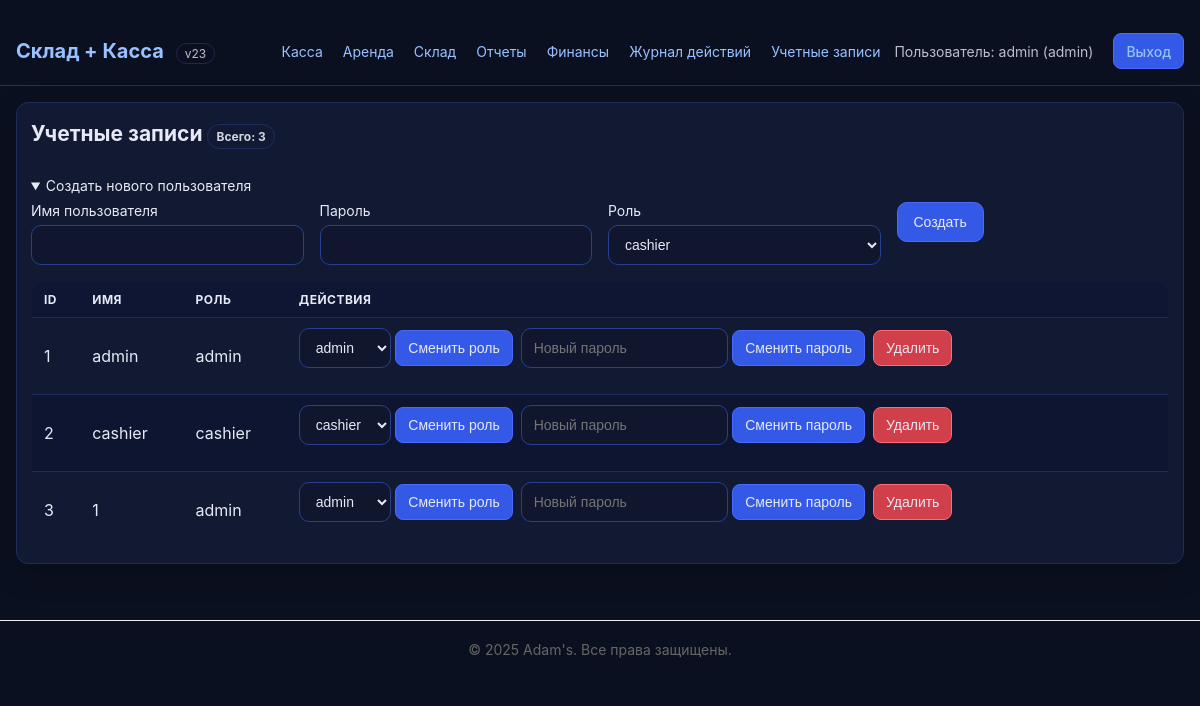
The app's page /admin/users (signed in) with its own data.
### app.py (models this page shows, shortened)
class User(db.Model, UserMixin):
    id = db.Column(db.Integer, primary_key=True)
    username = db.Column(db.String(80), unique=True, nullable=False)
    password_hash = db.Column(db.String(256), nullable=False)
    role = db.Column(db.String(20), nullable=False, default='cashier')

### app.py (the view, shortened to what this page needs)
@app.route('/admin/users', methods=['GET', 'POST'])
@login_required
@roles_required('admin')
def admin_users():
    users = User.query.order_by(User.id.asc()).all()
    return render_template('admin_users.html', users=users)

### app.py (called while the page is built, shortened)
@app.after_request
def _set_secure_headers(resp):
    resp.headers.setdefault("X-Content-Type-Options", "nosniff")
    resp.headers.setdefault("X-Frame-Options", "DENY")
    resp.headers.setdefault("X-XSS-Protection", "1; mode=block")
    resp.headers.setdefault("Content-Security-Policy", "default-src 'self'; style-src 'self' 'unsafe-inline'; img-src 'self' data:;")
    resp.headers.setdefault("Referrer-Policy", "strict-origin-when-cross-origin")
    resp.headers.setdefault("Strict-Transport-Security", "max-age=31536000; includeSubDomains")
    return resp

@app.context_processor
def inject_csrf():
    return {
        'csrf_token': lambda: generate_csrf(),
        'csrf_field': lambda: Markup(f'<input type="hidden" name="csrf_token" value="{generate_csrf()}">'),
    }

def safe_url_for(endpoint, **values):
    try:
        return url_for(endpoint, **values)
    except BuildError:
        return None

@login_manager.user_loader
def load_user(uid):
    return db.session.get(User, int(uid))

def roles_required(*roles):
    def deco(fn):
        from functools import wraps
        @wraps(fn)
        def inner(*a, **kw):
            if not current_user.is_authenticated:
                return login_manager.unauthorized()
            if current_user.role not in roles:
                flash("Недостаточно прав для доступа.", "error")
                return redirect(url_for('index'))
            return fn(*a, **kw)
        return inner
    return deco

@app.before_request
def _app_bootstrap():
    global _init_flag
    if _init_flag:
        return

### templates/admin_users.html (shortened to what this page needs)
﻿{% extends "base.html" %}
{% block content %}
<section class="panel">
  <div class="panel-header">
    <h2>Учетные записи <span class="badge">Всего: {{ users|length }}</span></h2>
  </div>
  <details open>
    <summary>Создать нового пользователя</summary>
    <form method="post" class="form-grid" style="margin-top:8px">
      <label>Имя пользователя
        <input type="text" name="username" required>
      </label>
      <label>Пароль
        <input type="password" name="password" required>
      </label>
      <label>Роль
        <select name="role">
          <option value="cashier">cashier</option>
        </select>
      </label>
      <div class="fg-actions">
        <button type="submit" class="btn">Создать</button>
      </div>
    </form>
  </details>
  <table class="table">
    <thead>
      <tr>
        <th>ID</th>
        <th>Имя</th>
        <th>Роль</th>
        <th>Действия</th>
      </tr>
    </thead>
    <tbody>
      {% for u in users %}
      <tr>
        <td>{{ u.id }}</td>
        <td>{{ u.username }}</td>
        <td>{{ u.role }}</td>
        <td>
          <div class="form-inline">
            <form method="post" action="{{ url_for('admin_users_update_role', uid=u.id) }}">
              <select name="role">
                <option value="cashier" {% if u.role=='cashier' %}selected{% endif %}>cashier</option>
                <option value="admin" {% if u.role=='admin' %}selected{% endif %}>admin</option>
              </select>
              <button type="submit" class="btn small">Сменить роль</button>
            </form>
            <form method="post" action="{{ url_for('admin_users_update_password', uid=u.id) }}">
              <input type="password" name="password" placeholder="Новый пароль" required>
              <button type="submit" class="btn small">Сменить пароль</button>
            </form>
            <form method="post" action="{{ url_for('admin_users_delete', uid=u.id) }}" onsubmit="return confirm('Удалить учетную запись {{ u.username }}?')">
              <button type="submit" class="btn danger small">Удалить</button>
            </form>
          </div>
        </td>
      </tr>
      {% endfor %}
    </tbody>
  </table>
</section>
{% endblock %}

### templates/base.html (shortened to what this page needs)
﻿<!doctype html>
<html lang="ru">
<head>
  <link rel="stylesheet" href="{{ url_for('static', filename='styles.css') }}">
</head>
<body>
  <header class="container header">
    <div class="brand"><a href="{{ url_for('index') }}">Склад + Касса</a> <span class="chip">{{ VERSION }}</span></div>
    <nav>
      {% if current_user.is_authenticated %}
        <a href="{{ url_for('pos') }}">Касса</a>
        <a href="{{ url_for('rental') }}">Аренда</a>
        {% if current_user.role == 'admin' %}
          <a href="{{ url_for('admin_products') }}">Склад</a>
          <a href="{{ url_for('admin_reports') }}">Отчеты</a>
          <a href="{{ url_for('admin_finance') }}">Финансы</a>
          {% set act_link = safe_url_for('admin_activity') %}{% if act_link %}<a href="{{ act_link }}">Журнал действий</a>{% endif %}
          <a href="{{ url_for('admin_users') }}">Учетные записи</a>
        {% endif %}
        <span class="user">Пользователь: {{ current_user.username }} ({{ current_user.role }})</span>
        <a href="{{ url_for('logout') }}" class="btn small">Выход</a>
      {% else %}
        <a href="{{ url_for('login') }}" class="btn small">Вход</a>
      {% endif %}
    </nav>
  </header>
  <main class="container">
    {% block content %}{% endblock %}
  </main>
<footer style="text-align: center; padding: 20px; margin-top: 40px; border-top: 1px solid #eee; color: #666;">
  © 2025 Adam's. Все права защищены.
</footer>
</body>
</html>

### static/styles.css (style rules this page uses)
* { box-sizing:border-box }
body { margin:0;font-family:-apple-system,BlinkMacSystemFont,"Segoe UI",Roboto,Inter,Arial,sans-serif;background:#0b1020;color:#e7eaf6;-webkit-font-smoothing:antialiased;-moz-osx-font-smoothing:grayscale;font-size:14px }
a { color:#98c1ff;text-decoration:none }
.container { max-width:1440px;margin:0 auto;padding:16px }
.header,.footer { display:flex;align-items:center;justify-content:space-between;flex-wrap:wrap }
.header { border-bottom:1px solid #213064 }
.header nav { display:flex;align-items:center;gap:8px;flex-wrap:wrap }
.header .brand a { font-weight:700;font-size:20px }
.header nav a { margin-right:0 }
.user { opacity:.8;margin-right:12px }
.panel { background:#121a33;border:1px solid #1e2b57;border-radius:12px;padding:14px;box-shadow:0 10px 30px rgba(0,0,0,.2) }
.panel-header { display:flex; align-items:flex-start; justify-content:space-between; margin-bottom:16px; gap:16px; flex-wrap: wrap; }
h1,h2,h3 { margin:4px 0 12px }
.form-grid { display:grid; grid-template-columns:repeat(auto-fit,minmax(200px,1fr)); gap:16px; margin:16px 0 }
.form-inline { display:flex; align-items:center; gap:8px; flex-wrap:nowrap }
input,select,button { padding:8px 12px; border-radius:10px; border:1px solid #2a3f8f; background:#0f162e; color:#e7eaf6; height:40px; line-height:20px; font-size:14px; transition: border-color 0.2s, box-shadow 0.2s; }
.btn { background:#3459e6; border:1px solid #4a6aff; cursor:pointer; display:inline-flex; align-items:center; justify-content:center; white-space:nowrap; height:40px; padding:8px 16px; font-weight:500; transition:all 0.2s; }
.btn.small { padding:6px 12px; border-radius:8px; height:36px; min-width:auto; }
.btn.danger { background:#d13f4a;border-color:#ff6b76 }
.table { width:100%;border-collapse:collapse;margin-top:12px;border:1px solid #213064;border-radius:12px;overflow:hidden }
.table th,.table td { border-bottom:1px solid #1d2b5e;padding:8px 10px;text-align:left }
.table thead th { position:sticky;top:0;background:#0e1633;text-transform:uppercase;font-size:12px;letter-spacing:.04em }
.table tbody tr:nth-child(2n) { background:#0e1530 }
.badge { display:inline-block;padding:4px 8px;border:1px solid #213064;border-radius:999px;font-size:12px;opacity:.9 }
.table td, .table th { vertical-align: middle; }
.form-grid label { display: grid; gap: 6px; }
.form-inline .btn { min-width: 64px; justify-content: center; }
.header nav a { padding: 4px 6px; border-radius: 6px; }
input, select, button { outline: none; }
.chip { display:inline-block;margin-left:8px;padding:2px 8px;border:1px solid #213064;border-radius:999px;font-size:12px;opacity:.8 }
.table th, .table td { padding: 10px 12px; }

### records on screen
User: username "admin", role "admin", id "1"
User: id "2", username "cashier", role "cashier"
User: id "3", username "1", role "admin"

### other values on screen
{{ VERSION }} "v23"
{{ users|length }} "3"
